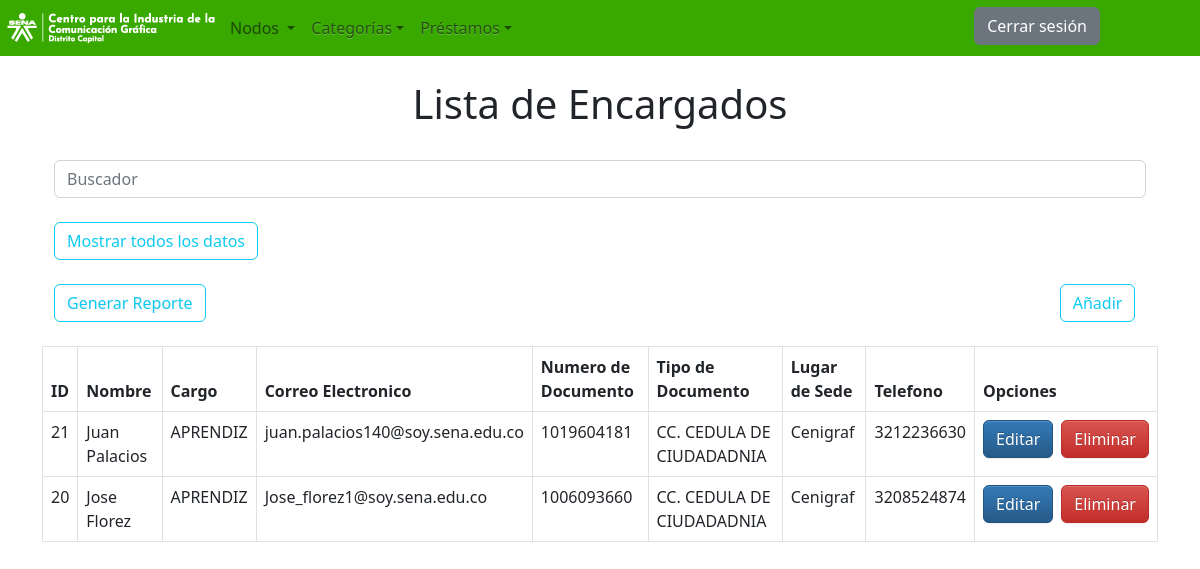
Page /InicioSesion/Usuarios/Delegados/vistas/Encargados/listas_encargados.php on the committed database.
### tables this page shows
CREATE TABLE `encargados` (
  `ID_ENCARGADO` int(20) NOT NULL,
  `NOMBRE_ENCARGADO` varchar(50) NOT NULL,
  `ROL` varchar(50) NOT NULL,
  `email` varchar(50) DEFAULT NULL,
  `numero_documento` varchar(20) DEFAULT NULL,
  `tipo_documento` varchar(50) DEFAULT NULL,
  `lugar_sede` varchar(50) DEFAULT NULL,
  `telefono` varchar(50) DEFAULT NULL
);

### InicioSesion/Usuarios/Delegados/vistas/Encargados/listas_encargados.php (the view, shortened to what this page needs)
<?php
include("../../conexionPDO.php");
?>
<!DOCTYPE html>
<html lang="en">
<head>
	<link rel="stylesheet" href="https://cdn.jsdelivr.net/npm/bootstrap@5.2.1/dist/css/bootstrap.min.css">
	<link rel="stylesheet" type="text/css" href="../css/style.css">
	 <link rel="stylesheet" type="text/css" href="../js/pluggins/dist/sweetalert2.min.css">
</head>
		<header>
    <div class="contenedor-principal">
        <nav class="navbar navbar-expand-lg " style="background:#39A900;">
            <a href="http://localhost/Inventario/InicioSesion/Usuarios/Delegados/index.php">
            <img src="../../img/logosena.PNG">
            </a>
            <div class="collapse navbar-collapse" id="navbarNavDropdown">
                <ul class="navbar-nav">
                    <li class="nav-item active">
                        <div class="menunavegacion">
                            <a class="nav-link dropdown-toggle" href="#" id="navbarDropdownMenuLink" data-toggle="dropdown" aria-haspopup="true" aria-expanded="false">Nodos
                            </a>
                    </li>
                    <li class="nav-item dropdown">
                    <a class="nav-link dropdown-toggle" href="#" id="navbarDropdownMenuLink" data-toggle="dropdown" aria-haspopup="true" aria-expanded="false">Categorías</a>
                    </li>
                    <li class="nav-item dropdown">
                    <a class="nav-link dropdown-toggle" href="#" id="navbarDropdownMenuLink" data-toggle="dropdown" aria-haspopup="true" aria-expanded="false">Préstamos</a>
                    </li>
                </ul>
            </div>
            <a href="../../../../../index.php"><button type="button" class="btn btn-secondary" style=" margin-top:-5px; margin-right:100px; ">Cerrar sesi&oacute;n</button> </a>
    </div>
</header>
<!DOCTYPE html>
<html lang="es">
<head>
<link rel="stylesheet" href="bootstrap/css/bootstrap.min.css">
<link rel="stylesheet" href="bootstrap/css/bootstrap-theme.min.css">
</head>
<div class="container">
  <div class="page-header">
<body><br>
<center><h1>Lista de Encargados</h1></center>
<br>
<div class="container-fluid">
	<form action="<?=$_SERVER['PHP_SELF']?>" method="post">
		<input class="form-control" type="search" placeholder="Buscador" name="buscar" > <br>
				<a href="listas_encargados.php"> <button class="btn btn-outline-info" type="submit" name=""  >Mostrar todos los datos</button></a><br><br>
                <a href="../Encargados/pdf" <button class="btn btn-outline-info" type="submit"  name="" style=" margin-right:850px; ">Generar Reporte</button></a>
							<a href="registrar_encargados.php"> <button type="button" class="btn btn-outline-info" style="  margin-right:-100px; "  >Añadir </button></a>
	</form>
</div>
<br>
<table class="table table-bordered">
  <thead>
    <tr>
      <th scope="col">ID</th>
      <th scope="col">Nombre</th>
      <th scope="col">Cargo</th>
      <th scope="col">Correo Electronico</th>
      <th scope="col">Numero de Documento</th>
      <th scope="col">Tipo de Documento</th>
      <th scope="col">Lugar de Sede</th>
      <th scope="col">Telefono</th>
      <th scope="col">Opciones</th>
    </tr>
  </thead>
  <tbody>
  	<?php
  	if (isset($_POST['enviar'])) {
      $buscador = $_POST['buscar'];
      $sql = "SELECT * FROM encargados WHERE NOMBRE_ENCARGADO LIKE '%$buscador%' OR ROL LIKE '%$buscador%' OR email LIKE '%$buscador%' OR numero_documento LIKE '%$buscador%' OR telefono LIKE '%$buscador%' ORDER BY ID_ENCARGADO ASC";
      $query = mysqli_query($con, $sql);
      if (mysqli_num_rows($query) > 0) {
          while ($row = mysqli_fetch_assoc($query)) {
  			?>
    <tr>
    <td>
      <?php echo $row['ID_ENCARGADO'] ?></td>
                <td><?php echo $row['NOMBRE_ENCARGADO'] ?></td>
                <td><?php echo $row['ROL'] ?></td>
                <td><?php echo $row['email'] ?></td>
                <td><?php echo $row['numero_documento'] ?></td>
                <td><?php echo $row['tipo_documento'] ?></td>
                <td><?php echo $row['lugar_sede'] ?></td>
                <td><?php echo $row['telefono'] ?></td>
                <td>
                    <a href="actualizar_encargados.php?id=<?php echo $row['ID_ENCARGADO'] ?>" class="btn btn-primary mb-5">Editar</a>
                    <a href="ListaEncargados/eliminar_encargados.php?id=<?php echo $row['ID_ENCARGADO'] ?>" class="btn btn-danger" onclick="return confirmDelete()">Eliminar</a>
                </td>
    </tr>
<?php
  }
} else {
    echo "<tr><td colspan='9' class='text-center text-danger'><strong>No se encontraron resultados.</strong></td></tr>";
}
} else {
$sql = "SELECT * FROM encargados ORDER BY ID_ENCARGADO DESC";
$query = mysqli_query($con, $sql);
while ($row = mysqli_fetch_assoc($query)) {
  ?>
    <tr>
            <td><?php echo $row['ID_ENCARGADO'] ?></td>
            <td><?php echo $row['NOMBRE_ENCARGADO'] ?></td>
            <td><?php echo $row['ROL'] ?></td>
            <td><?php echo $row['email'] ?></td>
            <td><?php echo $row['numero_documento'] ?></td>
            <td><?php echo $row['tipo_documento'] ?></td>
            <td><?php echo $row['lugar_sede'] ?></td>
            <td><?php echo $row['telefono'] ?></td>
            <td>
    <div class="d-flex gap-2">
        <a href="actualizar_encargados.php?id=<?php echo $row['ID_ENCARGADO'] ?>" class="btn btn-primary">Editar</a>
        <a href="ListaEncargados/eliminar_encargados.php?id=<?php echo $row['ID_ENCARGADO'] ?>" class="btn btn-danger" onclick="return confirmDelete()">Eliminar</a>
    </div>
</td>
            </tr>
    <?php
    }
    }
    ?>
  </tbody>
</table>
</body>
</html>

### InicioSesion/Usuarios/Delegados/vistas/css/style.css (style rules this page uses)
.nav-link { color: #FFFFFF; }
body { background-color: #ffffff; font-family: 'Ubuntu', sans-serif; }
a { text-shadow: 0px 0px 3px rgba(117, 117, 117, 0.12); color: #39A900; text-decoration: none; }

### rows in the picture
encargados: ID_ENCARGADO "21", NOMBRE_ENCARGADO "Juan Palacios", ROL "APRENDIZ", email "juan.palacios140@soy.sena.edu.co", numero_documento "1019604181", tipo_documento "CC. CEDULA DE CIUDADADNIA", lugar_sede "Cenigraf", telefono "3212236630"
encargados: ID_ENCARGADO "20", NOMBRE_ENCARGADO "Jose Florez", ROL "APRENDIZ", email "Jose_florez1@soy.sena.edu.co", numero_documento "1006093660", tipo_documento "CC. CEDULA DE CIUDADADNIA", lugar_sede "Cenigraf", telefono "3208524874"
